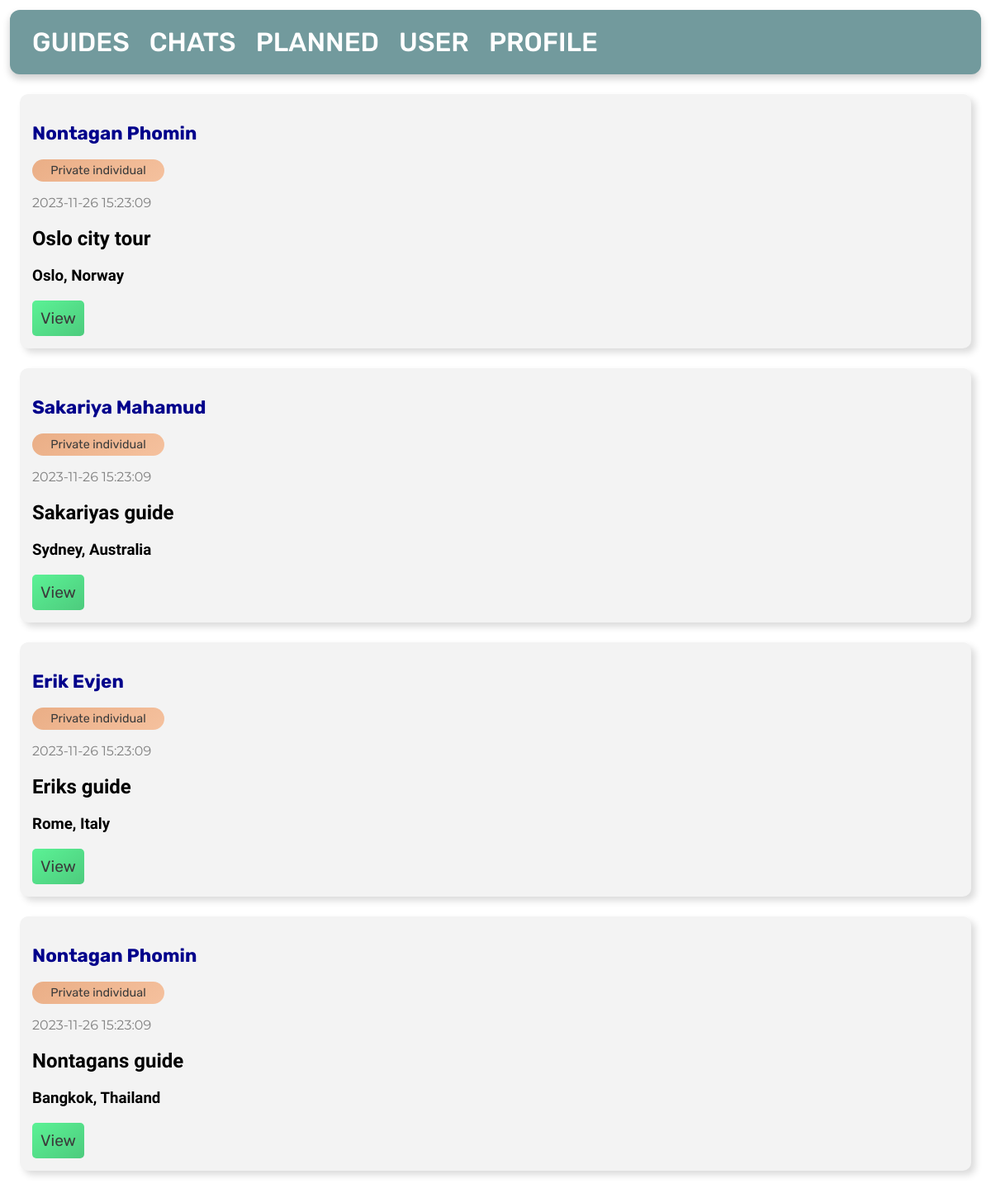
The page / on the database its author committed.
### tables this page shows
CREATE TABLE posts
(
    id       INTEGER PRIMARY KEY AUTOINCREMENT,
    byUser   INTEGER,
    created  TIMESTAMP NOT NULL DEFAULT CURRENT_TIMESTAMP,
    title    TEXT      NOT NULL,
    content  TEXT      NOT NULL,
    country  TEXT      NOT NULL,
    city     TEXT      NOT NULL,
    language TEXT,
    price    INTEGER   NOT NULL,
    type     TEXT,
    FOREIGN KEY (byUser) REFERENCES user (id)
);

CREATE TABLE user
(
    id        INTEGER PRIMARY KEY AUTOINCREMENT,
    firstname TEXT NOT NULL,
    lastname  TEXT NOT NULL,
    age       INTEGER,
    country   TEXT
);

### app.py (the view)
@app.route('/')
def index():
    global user_id
    db = get_db_connection()
    posts = db.execute('SELECT * FROM posts, user WHERE NOT byUser = ? AND user.id = byUser ORDER BY posts.id DESC',
                       (user_id,)).fetchall()
    db.close()
    return render_template('index.html', posts=posts)

### app.py (called while the page is built)
def get_db_connection():
    db = sqlite3.connect('database.db')
    db.row_factory = sqlite3.Row
    return db

### templates/index.html
{% extends 'base.html' %}
{% block content %}
    {% for post in posts %}
        <div class='post'>
            <h3>
                <a id="profile"
                   href="{{ url_for('viewProfile', id=post['id'], u=post['byUser']) }}">{{ post['firstname'] }} {{ post['lastname'] }}</a>
            </h3>
            <p id="type">{{ post['type'] }}</p>
            <p id="date">{{ post['created'] }}</p>
            <h2>{{ post['title'] }}</h2>
            <h3>{{ post['city'] }}, {{ post['country'] }}</h3>
            <a href="{{ url_for('view', id=post['id']) }}">View</a>
        </div>
    {% endfor %}
{% endblock %}

### templates/base.html (style rules this page uses)
.post { padding: 15px; margin: 2vw; background-color: #f3f3f3; border-radius: 10px; box-shadow: 5px 5px 9px #dbdbdb, -5px -5px 9px #ffffff; }
body { margin: 0; padding-bottom: 7rem; }
h1, h2, h3 { font-family: 'Lexend', sans-serif; }
p { font-family: 'Montserrat', sans-serif; }
a { font-family: 'Rubik', sans-serif; text-decoration: none; }
body .post a { font-family: 'Rubik', sans-serif; font-size: 1.2em; display: inline-block; border-radius: 5px; padding: 10px; color: #3b3b3b; background: linear-gradient(145deg, #5bf295, #4dcb7d); outline: none; border: none; transition: 300ms; }
#profile { font-family: 'Rubik', sans-serif; font-size: 1.2em; display: inline-block; border-radius: 0; padding: 0; background: transparent; color: darkblue; outline: none; border: none; }
#date { color: grey; }
#type { font-family: 'Rubik', sans-serif; font-size: 0.9rem; width: 150px; padding: 5px; text-align: center; border-radius: 20px; outline: none; color: #3b3b3b; border: none; background: linear-gradient(145deg, #eaae86, #f5c19e); box-shadow: none; }

### rows shown on the page
posts: firstname "Nontagan", lastname "Phomin", type "Private individual", created "2023-11-26 15:23:09", title "Oslo city tour", city "Oslo", country "Norway"
posts: firstname "Sakariya", lastname "Mahamud", type "Private individual", created "2023-11-26 15:23:09", title "Sakariyas guide", city "Sydney", country "Australia"
posts: firstname "Erik", lastname "Evjen", type "Private individual", created "2023-11-26 15:23:09", title "Eriks guide", city "Rome", country "Italy"
posts: firstname "Nontagan", lastname "Phomin", type "Private individual", created "2023-11-26 15:23:09", title "Nontagans guide", city "Bangkok", country "Thailand"
